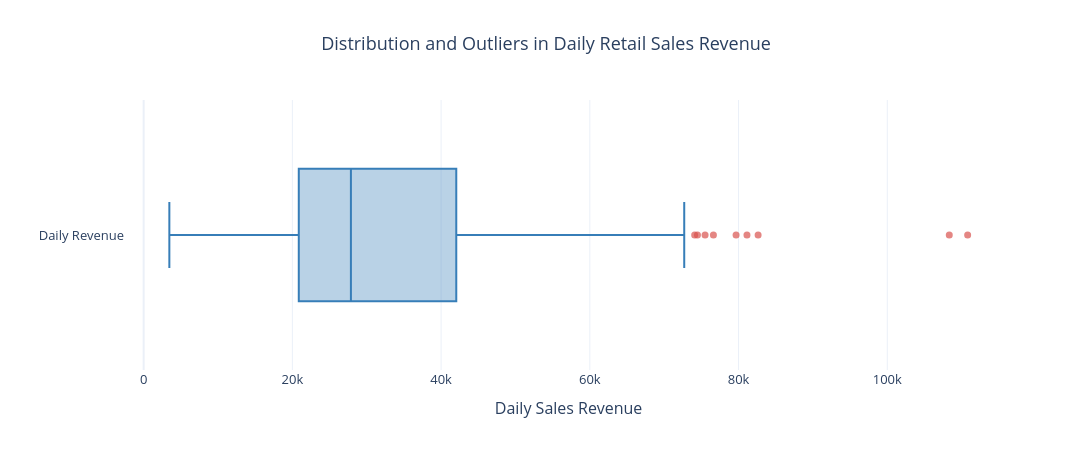

Source (notebook cell):
### Markdown cell above
#### Analyzing Daily Sales Revenue Outliers

### Code cell
import plotly.graph_objects as go

q1 = daily_revenue.quantile(0.25)
q3 = daily_revenue.quantile(0.75)
iqr = q3 - q1

lower_bound = q1 - 1.5 * iqr
upper_bound = q3 + 1.5 * iqr

revenue_outliers = daily_revenue[
    (daily_revenue < lower_bound) |
    (daily_revenue > upper_bound)
]

fig = go.Figure()

fig.add_trace(
    go.Box(
        x=daily_revenue.values,
        y=["Daily Revenue"] * len(daily_revenue),
        orientation="h",
        name="Daily Revenue",
        boxpoints="outliers",
        quartilemethod="linear",
        marker=dict(
            color="#D9534F",
            size=7,
            opacity=0.7
        ),
        line=dict(color="#377EB8", width=2),
        fillcolor="rgba(55, 126, 184, 0.35)",
        customdata=daily_revenue.index.strftime("%Y-%m-%d"),
        hovertemplate=(
            "Daily Revenue: %{x:,.2f}"
            "<extra></extra>"
        )
    )
)

fig.update_layout(
    title=dict(
        text="Distribution and Outliers in Daily Retail Sales Revenue",
        x=0.5,
        xanchor="center"
    ),
    xaxis_title="Daily Sales Revenue",
    yaxis_title="",
    template="plotly_white",
    width=1100,
    height=450,
    showlegend=False,
    font=dict(size=13)
)

fig.show()

outlier_summary = pd.DataFrame({
    "Metric": [
        "Total Trading Days",
        "Lower Outlier Bound",
        "Upper Outlier Bound",
        "Lower Outlier Days",
        "Upper Outlier Days",
        "Total Outlier Days",
        "Outlier Percentage",
        "Minimum Daily Revenue",
        "Maximum Daily Revenue",
        "Average Outlier Revenue"
    ],
    "Value": [
        len(daily_revenue),
        lower_bound,
        upper_bound,
        (daily_revenue < lower_bound).sum(),
        (daily_revenue > upper_bound).sum(),
        len(revenue_outliers),
        len(revenue_outliers) / len(daily_revenue) * 100,
        daily_revenue.min(),
        daily_revenue.max(),
        revenue_outliers.mean() if len(revenue_outliers) else np.nan
    ]
})

display(outlier_summary)

print("\nOutlier Dates and Revenue:")
display(
    revenue_outliers.sort_values(ascending=False)
    .rename("Daily_Revenue")
    .to_frame()
)

### Figure 1 — Plotly figure (JSON) as saved in the notebook; plotly's stock layout.template omitted (floating-point values rounded to 4 significant figures; data arrays with more than 128 entries replaced by an {"elided": "..."} marker saying what was removed)
{"data": [{"boxpoints": "outliers", "customdata": {"elided": "305 str values"}, "fillcolor": "rgba(55, 126, 184, 0.35)", "hovertemplate": "Daily Revenue: %{x:,.2f}<extra></extra>", "line": {"color": "#377EB8", "width": 2}, "marker": {"color": "#D9534F", "opacity": 0.7, "size": 7}, "name": "Daily Revenue", "orientation": "h", "quartilemethod": "linear", "type": "box", "x": {"elided": "305 float values"}, "y": {"elided": "305 str values"}}], "layout": {"font": {"size": 13}, "height": 450, "showlegend": false, "title": {"text": "Distribution and Outliers in Daily Retail Sales Revenue", "x": 0.5, "xanchor": "center"}, "width": 1100, "xaxis": {"title": {"text": "Daily Sales Revenue"}}, "yaxis": {"title": {"text": ""}}}}
